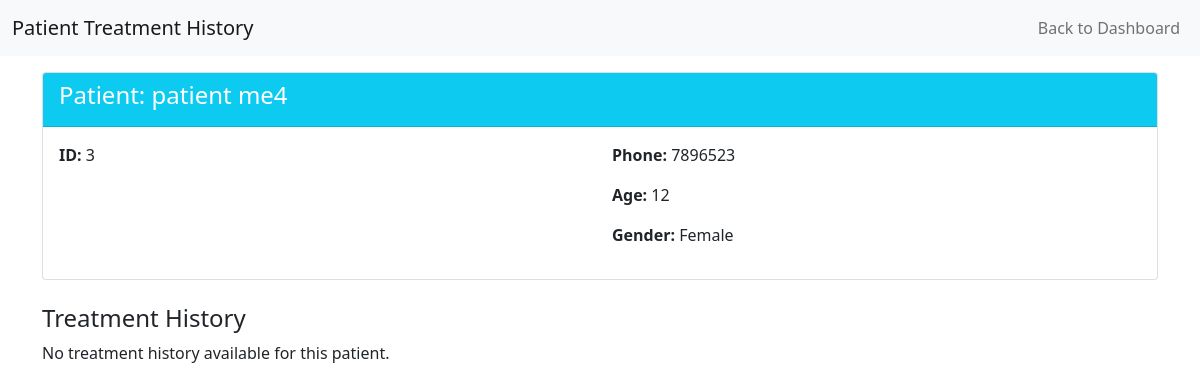
Page /view-patient-treatment-history/3 (signed in) on the committed database.
### application/models.py (models this page shows, shortened)
class Patient(db.Model):
    __tablename__ = 'patients'
    id = db.Column(db.Integer, primary_key=True, autoincrement=True)
    username = db.Column(db.String(80), unique=True, nullable=False, index=True)
    email = db.Column(db.String(120), unique=True, nullable=False, index=True)
    password = db.Column(db.String(255), nullable=False)
    first_name = db.Column(db.String(50), nullable=False)
    last_name = db.Column(db.String(50), nullable=False)
    phone = db.Column(db.String(15))
    age = db.Column(db.Integer, db.CheckConstraint('age > 0 AND age <= 150'))
    gender = db.Column(db.String(10), db.CheckConstraint("gender IN ('male', 'female')"))
    blacklisted = db.Column(db.Boolean, default=False)
    @property
    def name(self):
        return f"{self.first_name} {self.last_name}"

### application/doctor_functionalities.py (the view)
@hospital_app.route('/view-patient-treatment-history/<int:patient_id>', methods=['GET'])
def patient_details_fn(patient_id):
    if session.get('role') != 'doctor':
        flash(message='Please log in as doctor to access this page', category='warning')
        return redirect(url_for('hospital_home_and_login'))
    if request.method == 'GET':
      patient = Patient.query.filter_by(id=patient_id).first()
      if patient is None:
          flash(message='Patient not found', category='danger')
          return redirect(url_for('doctor_dashboard_fn'))
      patient_history = PatientHistory.query.filter_by(patient_id=patient_id).all()
      return render_template('patient_treatment_history.html', patient=patient, patient_history=patient_history)

### templates/patient_treatment_history.html (shortened to what this page needs)
<!DOCTYPE html>
<html lang="en">
<head>
  <link rel="stylesheet" href="/static/style.css">
  <link href="https://cdn.jsdelivr.net/npm/bootstrap@5.0.2/dist/css/bootstrap.min.css" rel="stylesheet">
</head>
<body>
  <div id="main">
    <div id="canvas">
      <nav class="navbar navbar-expand-lg navbar-light bg-light">
        <div class="container-fluid">
          <a class="navbar-brand" href="#">Patient Treatment History</a>
          <div class="collapse navbar-collapse" id="navbarSupportedContent">
            <ul class="navbar-nav ms-auto mb-2 mb-lg-0">
              <li class="nav-item">
                <a class="nav-link" href="/doctor_dashboard">Back to Dashboard</a>
              </li>
            </ul>
          </div>
        </div>
      </nav>
      <div id="content" class="container py-3">
        <div class="card mb-4">
          <div class="card-header bg-info text-white">
            <h4>Patient: {{ patient.name }}</h4>
          </div>
          <div class="card-body">
            <div class="row">
              <div class="col-md-6">
                <p><strong>ID:</strong> {{ patient.id }}</p>
              </div>
              <div class="col-md-6">
                <p><strong>Phone:</strong> {{ patient.phone or 'N/A' }}</p>
                <p><strong>Age:</strong> {{ patient.age or 'N/A' }}</p>
                <p><strong>Gender:</strong> {{ patient.gender|capitalize if patient.gender else 'N/A' }}</p>
              </div>
            </div>
          </div>
        </div>
        <h4>Treatment History</h4>
        {% if patient_history %}
        <div class="table-responsive mb-4">
          <table class="table border">
            <thead class="table-light">
              <tr>
                <th scope="col">Sr No.</th>
                <th scope="col">Appointment Date</th>
                <th scope="col">Diagnosis</th>
                <th scope="col">Prescription</th>
                <th scope="col">Notes</th>
              </tr>
            </thead>
            <tbody>
              {% for history in patient_history %}
              <tr>
                <td>{{ loop.index }}.</td>
                <td>{{ history.appointment.date if history.appointment else 'N/A' }}</td>
                <td>{{ history.diagnosis }}</td>
                <td>{{ history.prescription or 'N/A' }}</td>
                <td>{{ history.notes or 'N/A' }}</td>
              </tr>
              {% endfor %}
            </tbody>
          </table>
        </div>
        {% else %}
        <p>No treatment history available for this patient.</p>
        {% endif %}
      </div>
    </div>
  </div>
</body>
</html>

### static/style.css (style rules this page uses)
body, html { cursor: default !important; }
body { font-family: 'Segoe UI', Tahoma, Geneva, Verdana, sans-serif; }

### rows in the picture
Patient: name "patient me4", id "3", phone "7896523", age "12", gender "Female"
